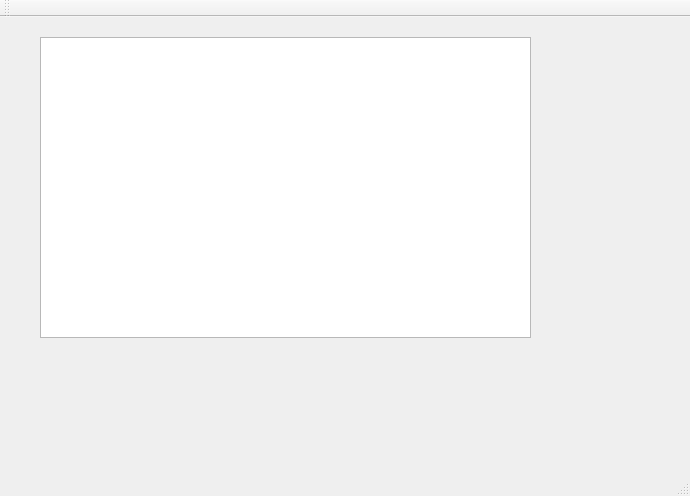
<?xml version="1.0" encoding="UTF-8"?>
<ui version="4.0">
 <class>MainWindow</class>
 <widget class="QMainWindow" name="MainWindow">
  <property name="geometry">
   <rect>
    <x>0</x>
    <y>0</y>
    <width>690</width>
    <height>496</height>
   </rect>
  </property>
  <property name="windowTitle">
   <string>MainWindow</string>
  </property>
  <widget class="QWidget" name="centralWidget">
   <widget class="QTableView" name="tableView">
    <property name="geometry">
     <rect>
      <x>40</x>
      <y>20</y>
      <width>491</width>
      <height>301</height>
     </rect>
    </property>
   </widget>
  </widget>
  <widget class="QMenuBar" name="menuBar">
   <property name="geometry">
    <rect>
     <x>0</x>
     <y>0</y>
     <width>690</width>
     <height>28</height>
    </rect>
   </property>
  </widget>
  <widget class="QToolBar" name="mainToolBar">
   <attribute name="toolBarArea">
    <enum>TopToolBarArea</enum>
   </attribute>
   <attribute name="toolBarBreak">
    <bool>false</bool>
   </attribute>
  </widget>
  <widget class="QStatusBar" name="statusBar"/>
 </widget>
 <layoutdefault spacing="6" margin="11"/>
 <resources/>
 <connections/>
</ui>
